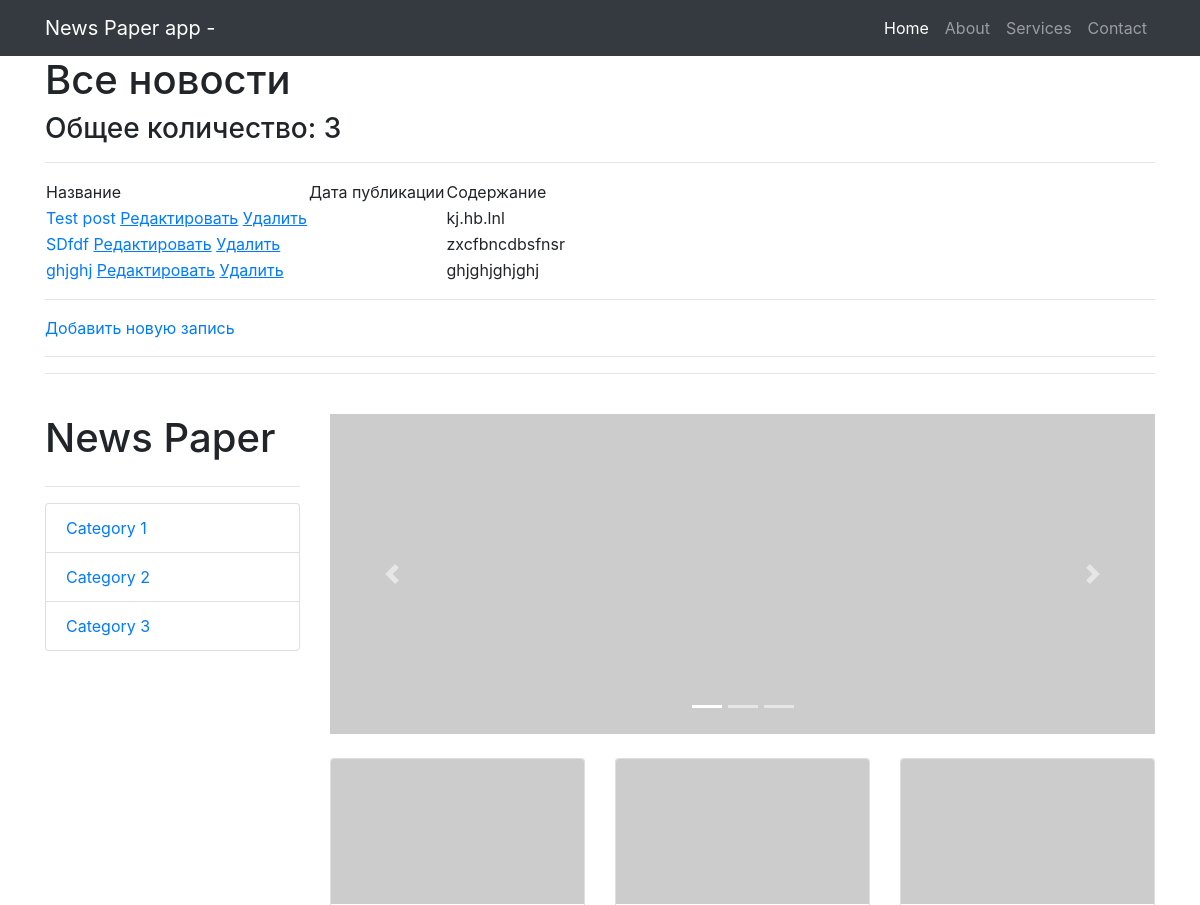
Before: /news/ (upper part) with the older database file.
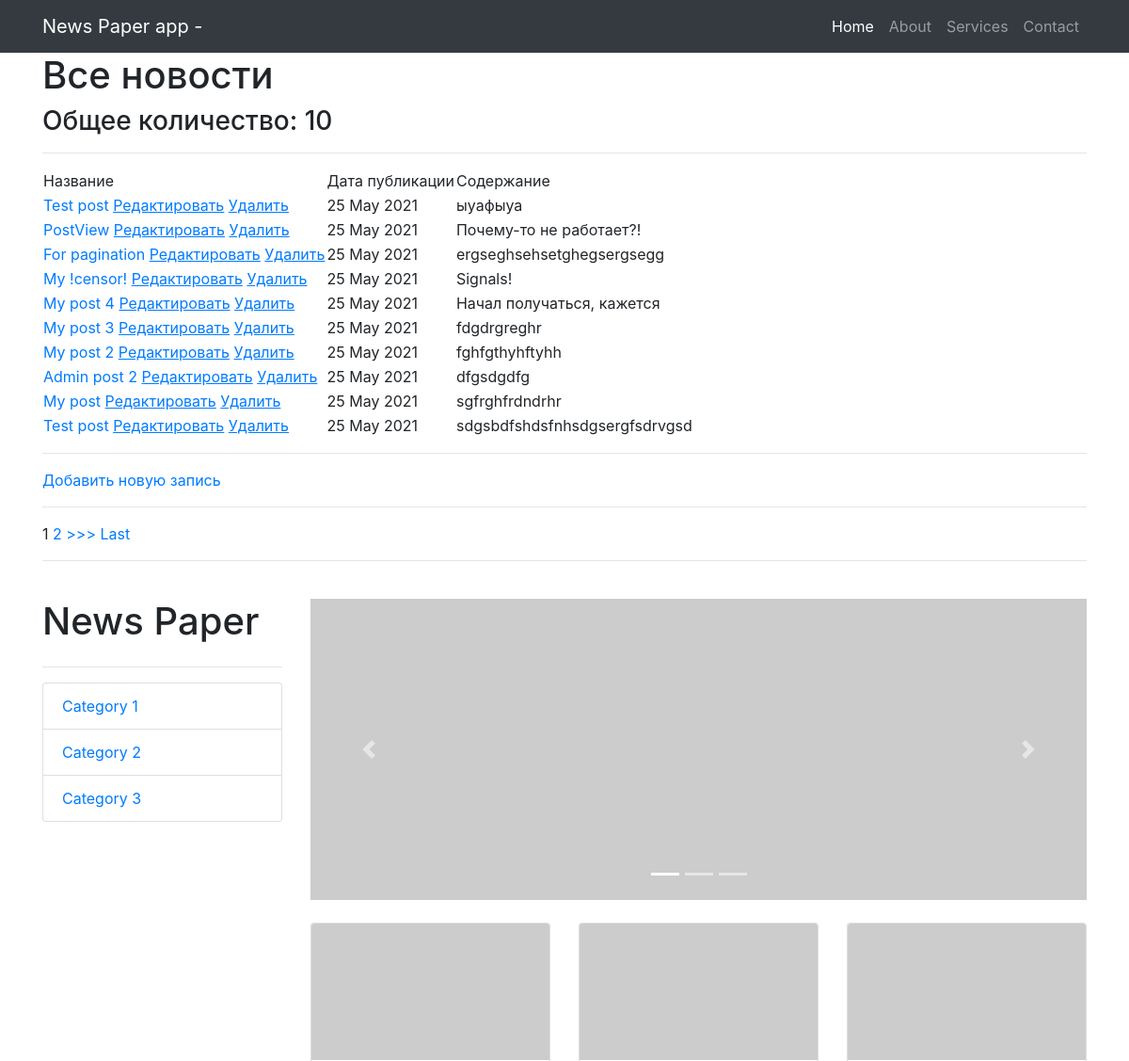
After: the same page with the newer database file.
### news/models.py (models this page shows, shortened)
class Post(models.Model):
    state = 'ST'
    new = 'NE'
    POSITIONS = [
        (state, 'Статья'),
        (new, 'Новость')
    ]
    position = models.CharField(max_length=2,
                                choices=POSITIONS,
                                default=state)
    post_date = models.DateTimeField(auto_now_add=True)
    post_name = models.CharField(max_length=250)
    content = models.TextField()
    rating_post = models.IntegerField(default=0)
    author = models.ForeignKey(Author, on_delete=models.CASCADE)
    category = models.ManyToManyField(Category, through='PostCategory')

### news/views.py (the view)
class PostList(ListView):
    model = Post  # указываем модель, объекты которой мы будем выводить
    template_name = 'posts.html'  # указываем имя шаблона, в котором будет лежать html, в
    context_object_name = 'posts'  # это имя списка, в котором будут лежать все объекты,
    queryset = Post.objects.order_by('-post_date')
    paginate_by = 10
    def get_context_data(self, **kwargs):
        context = super().get_context_data(**kwargs)
        context['filter'] = PostFilter(self.request.GET,
                                       queryset=self.get_queryset())  # вписываем фильтр
        return context

### news/templatetags/custom_filters.py (called while the page is built)
@register.filter(name='censor')
def censor(value, arg):
    words = value.split()
    value1 = ''
    for word in words:
        if isinstance(word, str) and isinstance(arg, str):
            if word == arg:
                word = '!censor!'
            value1 += word + ' '
        else:
            raise ValueError(f'Нельзя {type(word)}!')
    return value1

### templates/posts.html (shortened to what this page needs)
{% extends 'flatpages/default.html' %}
{% load custom_filters %}
{% block content %}
    <h1>Все новости</h1>
    <h3>Общее количество: {{ posts | length }}</h3>
    <hr>
    {% if posts %}
        <table>
            <tr>
                <td>
                    Название
                </td>
                <td>
                    Дата публикации
                </td>
                <td>
                    Содержание
                </td>
            </tr>
        {% for post in page_obj %}
            <tr>
                <td>
                    <a href="{% url 'news:post' post.id %}">{{ post.post_name | censor:'new' }}</a>
                    <a href="{% url 'news:post_update' post.id %}"><u>Редактировать</u></a>
                 <a href="{% url 'news:post_delete' post.id %}"><u> Удалить </u></a>
                </td>
                <td>
                    {{ post.post_date | date:'d M Y' }}
                </td>
                <td>
                    {{ post.content | truncatechars:50 | censor:'ipsum' }}
                </td>
            </tr>
        {% endfor %}
        </table>
        <hr>
        <a href="{% url 'news:post_create' %}">Добавить новую запись</a> <br>
        <hr>
        {% if is_paginated %}
            {% for num in page_obj.paginator.page_range %}
                {% if page_obj.number == num %}
                    <a>{{ num }}</a>
                {% elif num > page_obj.number|add:'-3' and num < page_obj.number|add:'3' %}
                    <a href="?page={{ num }}">{{ num }}</a>
                {% endif %}
            {% endfor %}
            {% if page_obj.has_next %}
                <a href="?page={{ page_obj.next_page_number }}">>>></a>
                <a href="?page={{ page_obj.paginator.num_pages }}">Last</a>
            {% endif %}
        {% endif %}
    {% else %}
        <h2>Новостей нет!</h2>
        <a href="{% url 'news:post_create' %}">Добавить новую запись</a> <br>
    {% endif %}
{% endblock content %}

Changed rows visible on the page:
no longer on this page (row edited): Post: post_name|censor "Test post", content|censor "kj.hb.lnl"
no longer on this page (row edited): Post: post_name|censor "SDfdf", content|censor "zxcfbncdbsfnsr"
no longer on this page (row edited): Post: post_name|censor "ghjghj", content|censor "ghjghjghjghj"
added Post: post_name|censor "Test post", post_date "25 May 2021", content|censor "ыуафыуа"
added Post: post_name|censor "PostView", post_date "25 May 2021", content|censor "Почему-то не работает?!"
added Post: post_name|censor "For pagination", post_date "25 May 2021", content|censor "ergseghsehsetghegsergsegg"
added Post: post_name|censor "My !censor!", post_date "25 May 2021", content|censor "Signals!"
added Post: post_name|censor "My post 4", post_date "25 May 2021", content|censor "Начал получаться, кажется"
added Post: post_name|censor "My post 3", post_date "25 May 2021", content|censor "fdgdrgreghr"
added Post: post_name|censor "My post 2", post_date "25 May 2021", content|censor "fghfgthyhftyhh"
added Post: post_name|censor "Admin post 2", post_date "25 May 2021", content|censor "dfgsdgdfg"
added Post: post_name|censor "My post", post_date "25 May 2021", content|censor "sgfrghfrdndrhr"
added Post: post_name|censor "Test post", post_date "25 May 2021", content|censor "sdgsbdfshdsfnhsdgsergfsdrvgsd"
Other visible differences:
{{ posts | length }}: "3" → "10"
new list line: "1"
new list line: "2"
text now shown: ">>> Last"
